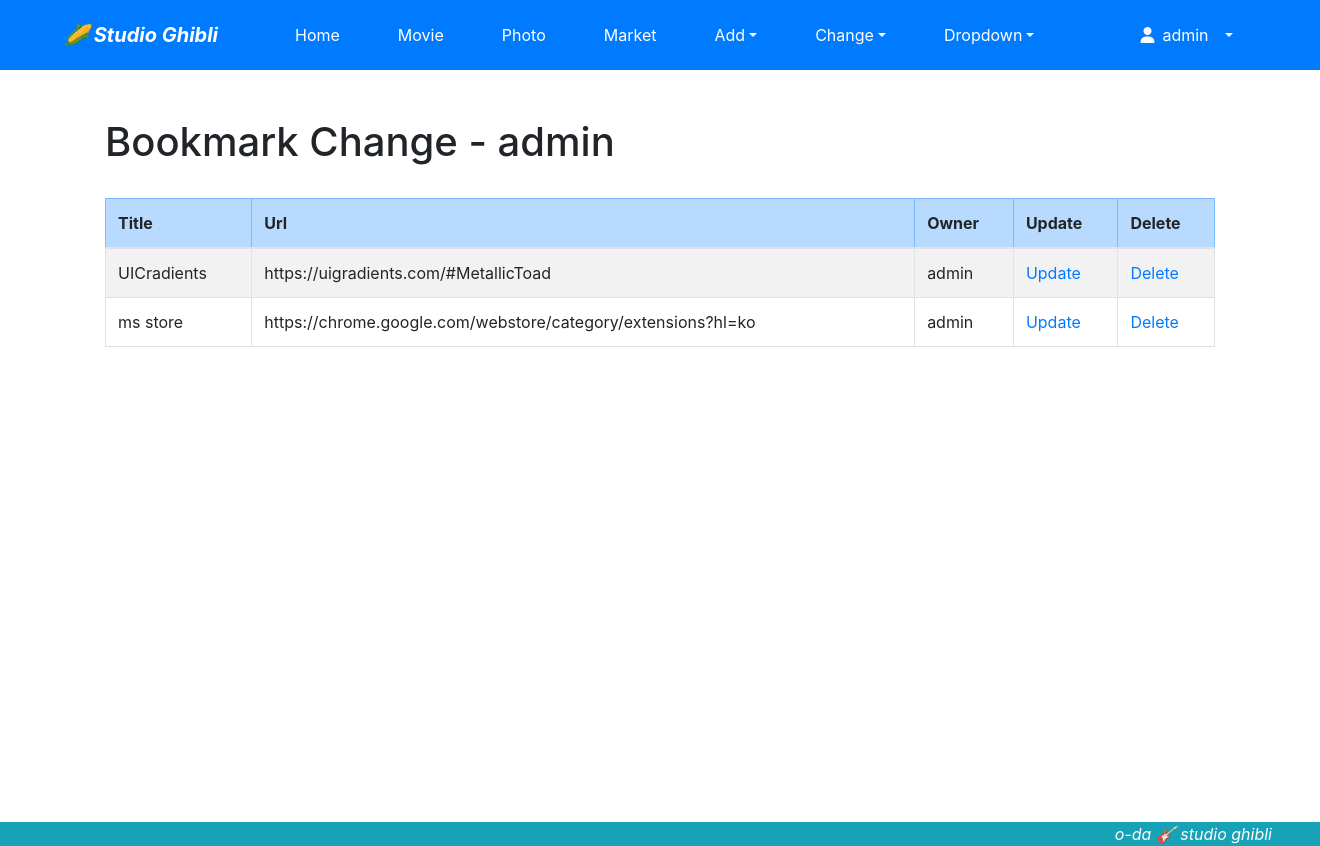
Screenshot of /bookmbark/change/ (signed in) with the database file from the repository.
### bookmark/models.py (models this page shows, shortened)
class Bookmark(models.Model):
    title = models.CharField('TITLE', max_length=100, blank=True)
    url = models.URLField('URL', unique = True)
    owner = models.ForeignKey(User, on_delete=models.CASCADE, blank=True, null=True)

### bookmark/views.py (the view)
# urls.py: path('change/', views.BookmarkChangeLV.as_view(), name='change'),
class BookmarkChangeLV(LoginRequiredMixin, ListView):
    template_name = 'bookmark/bookmark_change_list.html'
    def get_queryset(self):
        return Bookmark.objects.filter(owner = self.request.user)

### bookmark/templates/bookmark/bookmark_change_list.html (shortened to what this page needs)
{% extends 'base.html' %}
{% load widget_tweaks %}
{% block content %}
<div class="container">
    <h1>Bookmark Change - {{ user }}</h1>
    <br>
    <table class="table table-bordered table-condensed table-striped">
        <thead>
            <tr class="table-primary">
                <th>Title</th>
                <th>Url</th>
                <th>Owner</th>
                <th>Update</th>
                <th>Delete</th>
            </tr>
        </thead>
        <tbody>
            {% for item in object_list %}
            <tr>
                <td>{{ item.title }}</td>
                <td>{{ item.url }}</td>
                <td>{{ item.owner }}</td>
                <td><a href="{% url 'bookmark:update' item.id %}">Update</a></td>
                <td><a href="{% url 'bookmark:delete' item.id %}">Delete</a></td>
            </tr>
            {% endfor %}
        </tbody>
    </table>
</div>
{% endblock %}

### templates/base.html (shortened to what this page needs)
<!DOCTYPE html>
<html lang="ko">
<head>
    <link rel="stylesheet" href="https://maxcdn.bootstrapcdn.com/bootstrap/4.5.0/css/bootstrap.min.css">
</head>
<body style="padding: top 90px;" id="top_">
    <nav class="navbar navbar-expand-lg navbar-dark bg-primary">
        <span class="navbar-brand mx-5 mb-0 font-weight-bold font-italic"> &#127805; Studio Ghibli</span>
        <div class="collapse navbar-collapse" id="navbarSupportedContent">
            <ul class="navbar-nav mr-auto">
                <li class="nav-item mx-2 btn btn-primary">
                    <a class="nav-link text-white" href="{% url 'home' %}">Home</a>
                </li>
                <li class="nav-item mx-2 btn btn-primary">
                    <a class="nav-link text-white" href="{% url 'blog:index' %}">Movie</a>
                </li>
                <li class="nav-item mx-2 btn btn-primary">
                    <a class="nav-link text-white" href="{% url 'photo:index' %}">Photo</a>
                </li>
                <li class="nav-item mx-2 btn btn-primary">
                    <a class="nav-link text-white" href="{% url 'market:index' %}">Market</a>
                </li>
                <li class="nav-item dropdown mx-2 btn">
                    <a class="nav-link dropdown-toggle text-white" href="#" data-toggle="dropdown">Add</a>
                </li>
                <li class="nav-item dropdown mx-2 btn">
                    <a class="nav-link dropdown-toggle text-white" href="#" data-toggle="dropdown">Change</a>
                </li>
                <li class="nav-item dropdown mx-2 btn btn-primary">
                    <a class="nav-link dropdown-toggle text-white" href="#" data-toggle="dropdown">Dropdown</a>
                </li>
            </ul>
        <ul class="navbar-nav mx-5">
            <li class="nav-item dropdown mx-2 btn btn-primary">
                {% if user.is_active %}
                <a class="nav-link dropdown-toggle text-white" href="#" data-toggle="dropdown">
                    <i class="fas fa-user"></i>&ensp;{% firstof user.get_short_name user.get_username %}&ensp;
                </a>
                {% endif %}
            </li>
        </ul>
        </div>
    </nav>
    <div class="my-5" style="min-height:85vh;">
        {% block content %}
        {% endblock %}
    </div>
    <footer class="fixed-bottom bg-info">
        <div class="text-white font-italic text-right mr-5">o-da &#127928; studio ghibli</div>
    </footer>
</body>
</html>

### rows the page displays
Bookmark: title "UICradients", url "https://uigradients.com/#MetallicToad", owner "admin"
Bookmark: title "ms store", url "https://chrome.google.com/webstore/category/extensions?hl=ko", owner "admin"

### other values shown
{{ user }} "admin"
